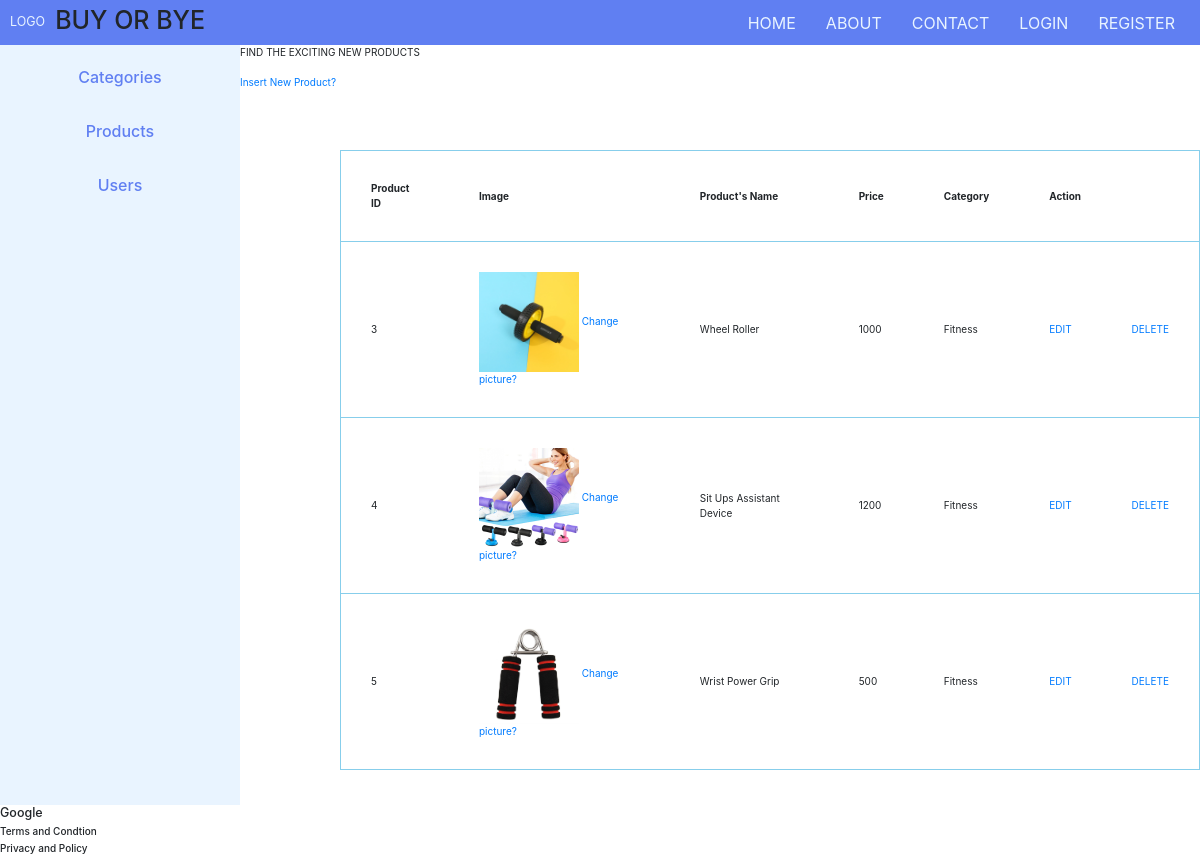
The app's page /display.php?category=1 with its own data.
### tables this page shows
CREATE TABLE `products` (
  `productsid` int(11) NOT NULL,
  `productsname` varchar(50) NOT NULL,
  `price` int(11) NOT NULL,
  `image` varchar(100) NOT NULL,
  `destination` varchar(150) NOT NULL,
  `category_id` int(11) NOT NULL
);

CREATE TABLE `category` (
  `category_id` int(11) NOT NULL,
  `categoryname` varchar(100) NOT NULL,
  `destination` varchar(100) NOT NULL
);

### database.php (called while the page is built, shortened)
<?php
class Database{
    private $pdo;
    public function __construct()
    {
        $host='localhost';
        $db_name='lab1';
        $db_username='root';
        $db_password='';
        $options=array(
            PDO::ATTR_ERRMODE => PDO::ERRMODE_EXCEPTION,
            PDO::ATTR_DEFAULT_FETCH_MODE => PDO::FETCH_ASSOC
        );
        $this->pdo = new PDO("mysql:host=$host; dbname=$db_name", $db_username, $db_password, $options);
    }
    public function fetchAll ($sql, $parameters = NULL)
    {
        $statement=$this->pdo->prepare($sql);
        $statement->execute($parameters);
        return $statement->fetchAll();
    }
}

### product-model.php (called while the page is built, shortened)
<?php
    require_once 'database.php';
    class ProductModel
    {
        function get_product($category)
        {
            $database = new Database();
            $parameters=[
                'category'=> $category
            ];
            $sql = 'select * from products where category_id= :category';
            return $database->fetchAll($sql, $parameters);
        }
    }

### category-model.php (called while the page is built, shortened)
<?php
require_once 'database.php';
class CategoryModel
{
    function get_categoryname_by_id($id)
    {
        $database = new Database();
        $parameters = [
            'category_id' => $id
        ];
        $sql = 'select categoryname from category where category_id = :category_id';
        $row = $database->fetchAll($sql, $parameters);
        return $row[0];
    }
}

### display.php (the view, shortened to what this page needs)
<?php
    require_once 'category-model.php';
    require_once 'product-model.php';
    $category=$_GET['category'];
    $product_model=new ProductModel;
    $rows= $product_model->get_product($category);
?>
<?php include('include/header.php')?>
<?php include('include/dashboard.php')?>
<div class="product">
        FIND THE EXCITING NEW PRODUCTS
        <br>
        <br>
        <a href="product-new.php">Insert New Product?</a>
        <table style="margin-top: 60px; margin-left:100px; border:1px solid skyblue" cellspacing="30px" cellpadding="30px">
        <tr >
            <th>Product ID</th>
            <th>Image</th>
            <th>Product's Name</th>
            <th>Price</th>
            <th>Category</th>
            <th colspan="2">Action</th>
        </tr>
        <?php foreach($rows as $row):?>
            <tr style="border:1px solid skyblue">
                <td> <?php echo $row['productsid']?></td>
                <td>
                    <?php echo "<img src='{$row['destination']}' style='width:100px; height:100px'/>"?>
                    <a href="product-image-update.php?id=<?php echo $row['productsid'];?>" > Change picture?</a>
                </td>
                <td> <?php echo $row['productsname']?></td>
                <td> <?php echo $row['price']?> </td>
                <td>
                    <?php
                        $id= $row['category_id'];
                        $category_model= new CategoryModel();
                        $category= $category_model->get_categoryname_by_id($id);
                        echo $category['categoryname'];
                    ?>
                </td>
                <td>
                    <a href="product-edit.php?id=<?php echo $row['productsid'];?>" class="button">
                        EDIT
                    </a>
                </td>
                <td>
                    <a href="product-delete.php?id=<?php echo $row['productsid'];?>" class="button">
                        DELETE
                    </a>
                </td>
            </tr>
        <?php endforeach;?>
    </table>
<?php include('include/footer.php')?>

### assets_front/css/custom.css (style rules this page uses)
html { font-size: 10px; }
body { -webkit-box-sizing: border-box; box-sizing: border-box; font-family: 'Poppins', sans-serif; }
a, a:hover, a:visited, a:focus { text-decoration: none; color: inherit; }
a { -webkit-transition: 0.5s; transition: 0.5s; }

### records on screen
products: productsid "3", destination (picture), productsname "Wheel Roller", price "1000", category.categoryname "Fitness"
products: productsid "4", destination (picture), productsname "Sit Ups Assistant Device", price "1200", category.categoryname "Fitness"
products: productsid "5", destination (picture), productsname "Wrist Power Grip", price "500", category.categoryname "Fitness"
